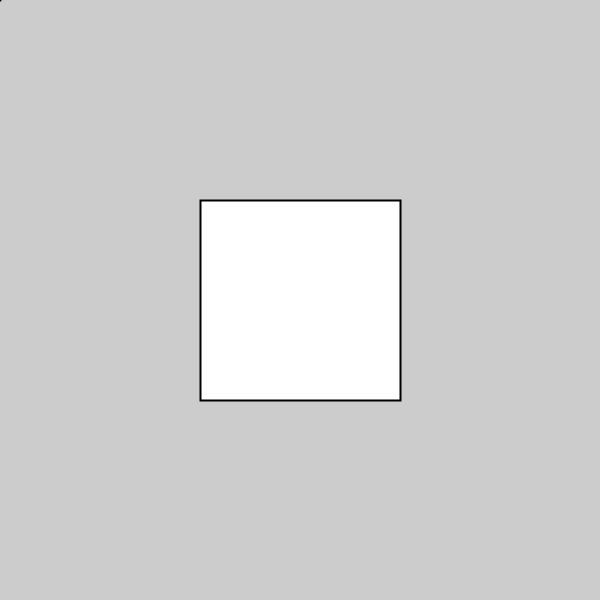
Frame 1 (no input)
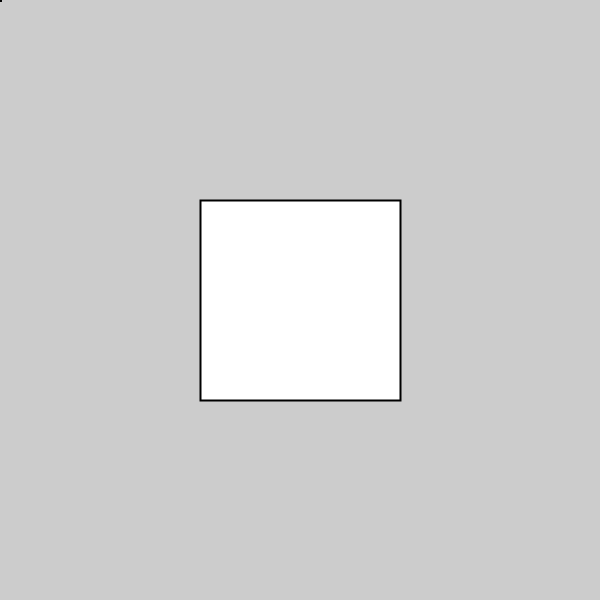
Frame 60 (the mouse pressed at the canvas centre just before this capture)
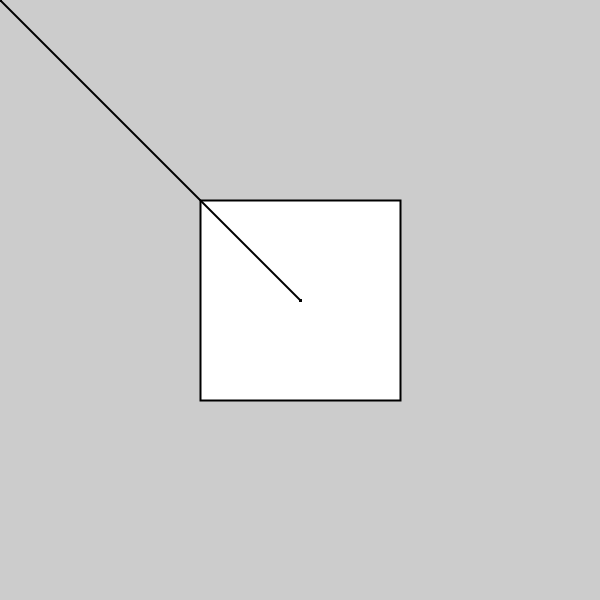
Frame 120 (the mouse held since frame 60 and released just before this capture)

The Processing sketch that drew these frames (run headless with seeded random() and noise(); from frame 60 on, the mouse is pressed at the canvas centre):

// Processing sketch: BrushWrapping
// ── BrushWrapping.pde
/**
 * Mouse Wrapping
 * 2016-12-10 Jeremy Douglass - Processing 3.2.3
 * https:// forum.processing.org/two/discussion/19649/
 */
 
float scale;
float mx,my,pmx,pmy,mscale;

void setup(){
  size(600,600);
  strokeWeight(2);
  scale = 3;
  // draw scale frame
  frame(scale);
}

void draw(){
  // draw scaled line segment
  mouseWrap(scale);
  line (mx, my, pmx, pmy);
  // store previous position
  pmx = mx;
  pmy = my;
}

void mouseWrap(float mscale){
  // calculate scaled mouse coordinates
  mx = mouseX*mscale%width;
  my = mouseY*mscale%width;
  // break line at screen wraps
  if((mx - pmx)>width/2) { pmx = width;  }
  if((my - pmy)>height/2){ pmy = height; }
  if((pmx - mx)>width/2) { pmx = 0;  }
  if((pmy - my)>height/2){ pmy = 0; }
}

void frame(float fscale){
  rect(floor((fscale-1)/2) * width/fscale, floor((fscale-1)/2) * height/fscale, width/fscale, height/fscale);
}

  // http://www.local-guru.net/blog/pages/ttslib

void mouseLine(){
  pushStyle();
  stroke(192);
  line(mouseX,mouseY,pmouseX,pmouseY);
  popStyle();
}

void mouseStatus(){
  pushStyle();
  fill(255);
  rect(0,0,70,20);
  fill(0);
  text (mouseX + " " + mouseY,10,15);
  popStyle();
}
